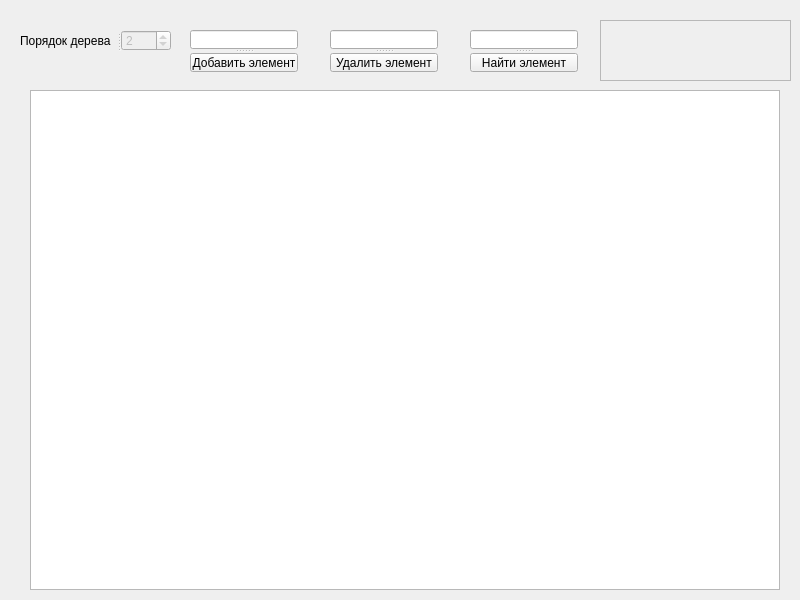
<?xml version="1.0" encoding="UTF-8"?>
<ui version="4.0">
 <class>MainWindow</class>
 <widget class="QMainWindow" name="MainWindow">
  <property name="geometry">
   <rect>
    <x>0</x>
    <y>0</y>
    <width>800</width>
    <height>600</height>
   </rect>
  </property>
  <property name="sizePolicy">
   <sizepolicy hsizetype="Fixed" vsizetype="Fixed">
    <horstretch>0</horstretch>
    <verstretch>0</verstretch>
   </sizepolicy>
  </property>
  <property name="windowTitle">
   <string>Б-дерево</string>
  </property>
  <widget class="QWidget" name="centralwidget">
   <widget class="QSplitter" name="searchElementSplitter">
    <property name="geometry">
     <rect>
      <x>470</x>
      <y>30</y>
      <width>108</width>
      <height>43</height>
     </rect>
    </property>
    <property name="orientation">
     <enum>Qt::Vertical</enum>
    </property>
    <widget class="QLineEdit" name="searchElementField"/>
    <widget class="QPushButton" name="searchElementButton">
     <property name="text">
      <string>Найти элемент</string>
     </property>
    </widget>
   </widget>
   <widget class="QSplitter" name="eleteElementSplitter">
    <property name="geometry">
     <rect>
      <x>330</x>
      <y>30</y>
      <width>108</width>
      <height>43</height>
     </rect>
    </property>
    <property name="orientation">
     <enum>Qt::Vertical</enum>
    </property>
    <widget class="QLineEdit" name="deleteElementField"/>
    <widget class="QPushButton" name="deleteElementButton">
     <property name="text">
      <string>Удалить элемент</string>
     </property>
    </widget>
   </widget>
   <widget class="QSplitter" name="addElementSplitter">
    <property name="geometry">
     <rect>
      <x>190</x>
      <y>30</y>
      <width>108</width>
      <height>43</height>
     </rect>
    </property>
    <property name="orientation">
     <enum>Qt::Vertical</enum>
    </property>
    <widget class="QLineEdit" name="addElementField"/>
    <widget class="QPushButton" name="addElementButton">
     <property name="text">
      <string>Добавить элемент</string>
     </property>
    </widget>
   </widget>
   <widget class="QSplitter" name="treeorderSplitter">
    <property name="geometry">
     <rect>
      <x>20</x>
      <y>30</y>
      <width>151</width>
      <height>21</height>
     </rect>
    </property>
    <property name="orientation">
     <enum>Qt::Horizontal</enum>
    </property>
    <widget class="QLabel" name="treeOrderLabel">
     <property name="text">
      <string>Порядок дерева</string>
     </property>
    </widget>
    <widget class="QSpinBox" name="treeOrderSpinBox">
     <property name="enabled">
      <bool>false</bool>
     </property>
     <property name="minimum">
      <number>1</number>
     </property>
     <property name="maximum">
      <number>100</number>
     </property>
     <property name="value">
      <number>2</number>
     </property>
    </widget>
   </widget>
   <widget class="QGraphicsView" name="graphicsView">
    <property name="geometry">
     <rect>
      <x>30</x>
      <y>90</y>
      <width>750</width>
      <height>500</height>
     </rect>
    </property>
   </widget>
   <widget class="QTextBrowser" name="statusLabel">
    <property name="enabled">
     <bool>false</bool>
    </property>
    <property name="geometry">
     <rect>
      <x>600</x>
      <y>20</y>
      <width>191</width>
      <height>61</height>
     </rect>
    </property>
   </widget>
  </widget>
 </widget>
 <resources/>
 <connections/>
</ui>
